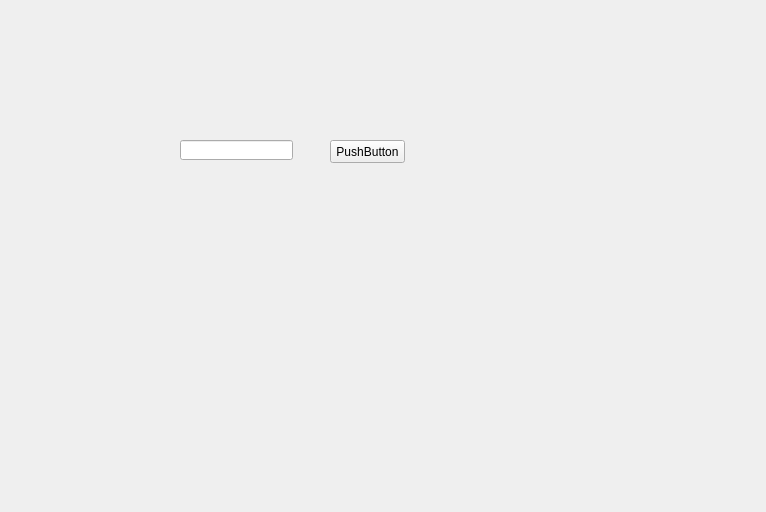
<?xml version="1.0" encoding="UTF-8"?>
<ui version="4.0">
 <class>MainWidget</class>
 <widget class="QWidget" name="MainWidget">
  <property name="geometry">
   <rect>
    <x>0</x>
    <y>0</y>
    <width>766</width>
    <height>512</height>
   </rect>
  </property>
  <property name="windowTitle">
   <string>MainWidget</string>
  </property>
  <widget class="QLineEdit" name="lineEdit">
   <property name="geometry">
    <rect>
     <x>180</x>
     <y>140</y>
     <width>113</width>
     <height>20</height>
    </rect>
   </property>
  </widget>
  <widget class="QPushButton" name="pushButton">
   <property name="geometry">
    <rect>
     <x>330</x>
     <y>140</y>
     <width>75</width>
     <height>23</height>
    </rect>
   </property>
   <property name="text">
    <string>PushButton</string>
   </property>
  </widget>
 </widget>
 <layoutdefault spacing="6" margin="11"/>
 <resources/>
 <connections/>
</ui>
